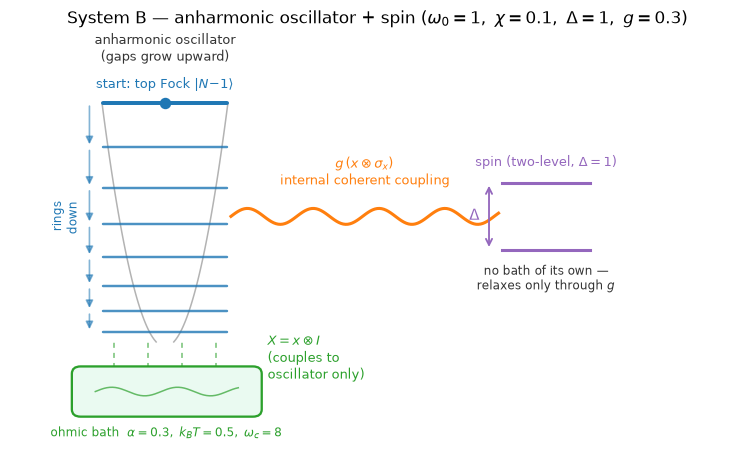

Here is the Python script that generated this plot:
"""Schematic of System B — anharmonic oscillator coupled to a spin (§2.4).

Draws the physical picture: an anharmonic ("hardening") oscillator whose energy
ladder has gaps that GROW toward the top, started in its highest Fock level, with
a two-level spin attached by an internal coherent coupling g.  A single ohmic
bath couples to the oscillator POSITION x only (X = x (x) I) -- it damps the
oscillator directly, and the spin relaxes only indirectly through g.

Static schematic (no computation).  Run from benchmarks/:
    python system_b_schematic.py
"""
import numpy as np
import matplotlib.pyplot as plt
from matplotlib.patches import FancyBboxPatch, FancyArrowPatch

C_OSC="tab:blue"; C_SPIN="tab:purple"; C_BATH="tab:green"; C_G="tab:orange"; C_TXT="#333"

fig, ax = plt.subplots(figsize=(8.6, 4.7))
ax.set_xlim(0,10); ax.set_ylim(0,6.5); ax.axis("off")

# --- anharmonic oscillator ladder (gaps grow upward) ---
omega0, anh = 1.0, 0.1
En = np.array([omega0*(n+0.5)+anh*n*n for n in range(8)])
y0, Hl = 1.45, 3.9
ylev = y0 + (En/En[-1])*Hl
xL, xR = 1.25, 2.95
for n,y in enumerate(ylev):
    top = (n==len(ylev)-1)
    ax.plot([xL,xR],[y,y], color=C_OSC, lw=2.6 if top else 1.6,
            alpha=1.0 if top else 0.8, solid_capstyle="round", zorder=3)
ax.scatter([ (xL+xR)/2 ],[ylev[-1]], color=C_OSC, s=42, zorder=4)
ax.text((xL+xR)/2, ylev[-1]+0.18, r"start: top Fock $|N\!-\!1\rangle$",
        ha="center", va="bottom", fontsize=8.5, color=C_OSC)
# well outline (steeper-than-parabola => hardening)
wy = np.linspace(0, 1, 100)
half = 0.85*np.sqrt(wy+0.02)
ax.plot((xL+xR)/2 - half, y0+wy*Hl, color="0.7", lw=1)
ax.plot((xL+xR)/2 + half, y0+wy*Hl, color="0.7", lw=1)
ax.text((xL+xR)/2, ylev[-1]+0.62, "anharmonic oscillator\n(gaps grow upward)",
        ha="center", va="bottom", fontsize=8.5, color=C_TXT)
# cascade arrows down the ladder
for n in range(len(ylev)-1, 0, -1):
    ax.annotate("", xy=(xL-0.18, ylev[n-1]), xytext=(xL-0.18, ylev[n]),
                arrowprops=dict(arrowstyle="-|>", color=C_OSC, lw=1.1, alpha=0.55))
ax.text(xL-0.30, (ylev[0]+ylev[-1])/2, "rings\ndown", ha="right", va="center",
        fontsize=8, color=C_OSC, rotation=90)

# --- bath below, coupled to the oscillator only ---
bath = FancyBboxPatch((0.85,0.25),2.55,0.78,
        boxstyle="round,pad=0.02,rounding_size=0.12",
        lw=1.5, edgecolor=C_BATH, facecolor="#eafaf1", zorder=1)
ax.add_patch(bath)
bx=np.linspace(1.15,3.1,150); ax.plot(bx,0.64+0.07*np.sin((bx-1.15)*7),color=C_BATH,lw=1,alpha=0.7)
for xx in np.linspace(xL+0.15,xR-0.15,4):
    ax.plot([xx,xx],[1.03,y0],color=C_BATH,ls=(0,(3,3)),lw=1.1,alpha=0.6,zorder=0)
ax.text(2.12,0.06,r"ohmic bath  $\alpha=0.3,\;k_BT=0.5,\;\omega_c=8$",
        ha="center",va="top",fontsize=8,color=C_BATH)
ax.text(3.5,1.18,r"$X=x\otimes I$"+"\n(couples to\noscillator only)",
        ha="left",va="center",fontsize=8.5,color=C_BATH)

# --- spin on the right (two levels, gap Delta) ---
xs0, xs1 = 6.7, 7.9; ysp=3.5; d=0.55
ax.plot([xs0,xs1],[ysp+d,ysp+d],color=C_SPIN,lw=2)
ax.plot([xs0,xs1],[ysp-d,ysp-d],color=C_SPIN,lw=2)
ax.annotate("",xy=(xs0-0.18,ysp+d),xytext=(xs0-0.18,ysp-d),
            arrowprops=dict(arrowstyle="<->",color=C_SPIN,lw=1.2))
ax.text(xs0-0.30,ysp,r"$\Delta$",ha="right",va="center",fontsize=10,color=C_SPIN)
ax.text((xs0+xs1)/2, ysp+d+0.22, "spin (two-level, $\\Delta=1$)",
        ha="center",va="bottom",fontsize=8.5,color=C_SPIN)
ax.text((xs0+xs1)/2, ysp-d-0.22, "no bath of its own —\nrelaxes only through $g$",
        ha="center",va="top",fontsize=8,color=C_TXT)

# --- internal coherent coupling g between oscillator and spin ---
gx=np.linspace(xR+0.05, xs0-0.05, 120)
ax.plot(gx, ysp+0.13*np.sin((gx-gx[0])*7), color=C_G, lw=2)
ax.text((xR+xs0)/2, ysp+0.45, r"$g\,(x\otimes\sigma_x)$"+"\ninternal coherent coupling",
        ha="center", va="bottom", fontsize=8.5, color=C_G)

ax.set_title(r"System B — anharmonic oscillator + spin "
             r"($\omega_0{=}1,\ \chi{=}0.1,\ \Delta{=}1,\ g{=}0.3$)",
             fontsize=11, pad=6)
fig.savefig("system_b_schematic.png", dpi=110, bbox_inches="tight")
print("wrote system_b_schematic.png")
